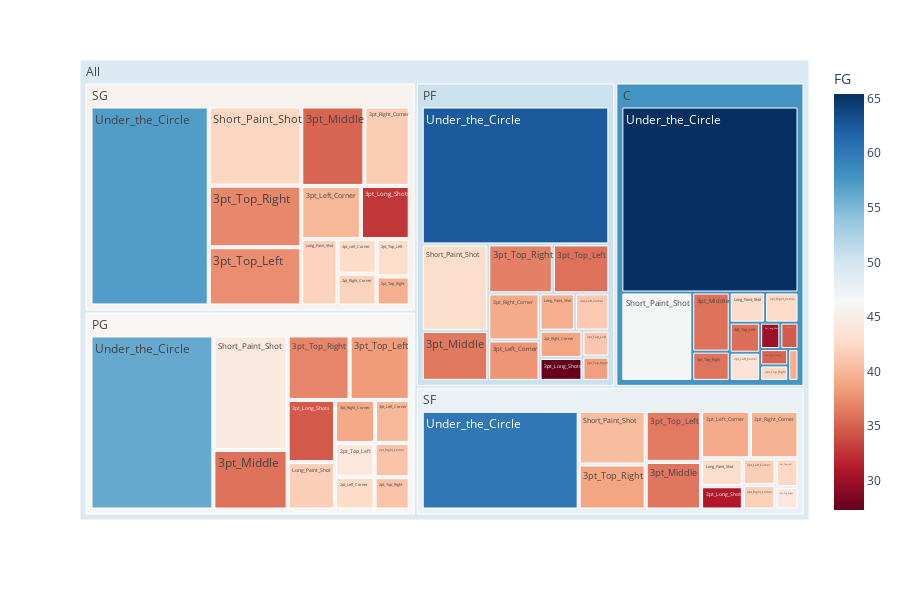

Write notebook code for a chart like this one.
### Code cell
# Tree map
df_for_tree = df_cleaned.pivot_table(
    values='result', 
    columns='result_str', 
    index=['Position', 'area_shot'], 
    aggfunc='count'
    ).reset_index()

df_for_tree['FG'] = round(
    100 * df_for_tree['made'] / (df_for_tree['missed'] + df_for_tree['made']), 
    2
    )

fig_treemap = px.treemap(data_frame=df_for_tree, 
           path=[px.Constant('All'), 'Position', 'area_shot'], 
           values='made', 
           color='FG', color_continuous_scale='RdBu', 
           width=900, height=600
           )

fig_treemap.data[0].hovertemplate = 'Label: %{label}<br>FG: %{color:.2f}<br>Nb Made: %{value}'
fig_treemap.show()

### Figure 1 — Plotly figure (JSON) as saved in the notebook; plotly's stock layout.template omitted (floating-point values rounded to 4 significant figures)
{"data": [{"branchvalues": "total", "customdata": [[43.67], [41.28], [42.65], [41.69], [42.79], [42.55], [38.8], [40.87], [41.85], [42.08], [39.39], [41.09], [44.12], [42.41], [42.94], [42.35], [38.39], [40.86], [44.35], [39.52], [34.68], [37.88], [39.99], [39.14], [40.06], [29.98], [27.3], [34.59], [31.03], [32.69], [35.87], [36.31], [35.88], [36.14], [35.19], [35.19], [39.14], [38.97], [39.75], [41.46], [35.77], [35.86], [38.23], [36.39], [37.42], [36.03], [36.67], [36.99], [38.82], [37.09], [42.87], [39.38], [41.65], [42.93], [41.95], [46.67], [42.98], [44.48], [40.36], [42.31], [65.43], [62.44], [56.12], [60.1], [57.06], [57.73], [50.56], [46.17], [47.73], [45.74], [49.31]], "domain": {"x": [0, 1], "y": [0, 1]}, "hovertemplate": "Label: %{label}<br>FG: %{color:.2f}<br>Nb Made: %{value}", "ids": ["All/C/2pt_Left_Corner", "All/PF/2pt_Left_Corner", "All/PG/2pt_Left_Corner", "All/SF/2pt_Left_Corner", "All/SG/2pt_Left_Corner", "All/C/2pt_Right_Corner", "All/PF/2pt_Right_Corner", "All/PG/2pt_Right_Corner", "All/SF/2pt_Right_Corner", "All/SG/2pt_Right_Corner", "All/C/2pt_Top_Left", "All/PF/2pt_Top_Left", "All/PG/2pt_Top_Left", "All/SF/2pt_Top_Left", "All/SG/2pt_Top_Left", "All/C/2pt_Top_Right", "All/PF/2pt_Top_Right", "All/PG/2pt_Top_Right", "All/SF/2pt_Top_Right", "All/SG/2pt_Top_Right", "All/C/3pt_Left_Corner", "All/PF/3pt_Left_Corner", "All/PG/3pt_Left_Corner", "All/SF/3pt_Left_Corner", "All/SG/3pt_Left_Corner", "All/C/3pt_Long_Shots", "All/PF/3pt_Long_Shots", "All/PG/3pt_Long_Shots", "All/SF/3pt_Long_Shots", "All/SG/3pt_Long_Shots", "All/C/3pt_Middle", "All/PF/3pt_Middle", "All/PG/3pt_Middle", "All/SF/3pt_Middle", "All/SG/3pt_Middle", "All/C/3pt_Right_Corner", "All/PF/3pt_Right_Corner", "All/PG/3pt_Right_Corner", "All/SF/3pt_Right_Corner", "All/SG/3pt_Right_Corner", "All/C/3pt_Top_Left", "All/PF/3pt_Top_Left", "All/PG/3pt_Top_Left", "All/SF/3pt_Top_Left", "All/SG/3pt_Top_Left", "All/C/3pt_Top_Right", "All/PF/3pt_Top_Right", "All/PG/3pt_Top_Right", "All/SF/3pt_Top_Right", "All/SG/3pt_Top_Right", "All/C/Long_Paint_Shot", "All/PF/Long_Paint_Shot", "All/PG/Long_Paint_Shot", "All/SF/Long_Paint_Shot", "All/SG/Long_Paint_Shot", "All/C/Short_Paint_Shot", "All/PF/Short_Paint_Shot", "All/PG/Short_Paint_Shot", "All/SF/Short_Paint_Shot", "All/SG/Short_Paint_Shot", "All/C/Under_the_Circle", "All/PF/Under_the_Circle", "All/PG/Under_the_Circle", "All/SF/Under_the_Circle", "All/SG/Under_the_Circle", "All/C", "All/PF", "All/PG", "All/SF", "All/SG", "All"], "labels": ["2pt_Left_Corner", "2pt_Left_Corner", "2pt_Left_Corner", "2pt_Left_Corner", "2pt_Left_Corner", "2pt_Right_Corner", "2pt_Right_Corner", "2pt_Right_Corner", "2pt_Right_Corner", "2pt_Right_Corner", "2pt_Top_Left", "2pt_Top_Left", "2pt_Top_Left", "2pt_Top_Left", "2pt_Top_Left", "2pt_Top_Right", "2pt_Top_Right", "2pt_Top_Right", "2pt_Top_Right", "2pt_Top_Right", "3pt_Left_Corner", "3pt_Left_Corner", "3pt_Left_Corner", "3pt_Left_Corner", "3pt_Left_Corner", "3pt_Long_Shots", "3pt_Long_Shots", "3pt_Long_Shots", "3pt_Long_Shots", "3pt_Long_Shots", "3pt_Middle", "3pt_Middle", "3pt_Middle", "3pt_Middle", "3pt_Middle", "3pt_Right_Corner", "3pt_Right_Corner", "3pt_Right_Corner", "3pt_Right_Corner", "3pt_Right_Corner", "3pt_Top_Left", "3pt_Top_Left", "3pt_Top_Left", "3pt_Top_Left", "3pt_Top_Left", "3pt_Top_Right", "3pt_Top_Right", "3pt_Top_Right", "3pt_Top_Right", "3pt_Top_Right", "Long_Paint_Shot", "Long_Paint_Shot", "Long_Paint_Shot", "Long_Paint_Shot", "Long_Paint_Shot", "Short_Paint_Shot", "Short_Paint_Shot", "Short_Paint_Shot", "Short_Paint_Shot", "Short_Paint_Shot", "Under_the_Circle", "Under_the_Circle", "Under_the_Circle", "Under_the_Circle", "Under_the_Circle", "C", "PF", "PG", "SF", "SG", "All"], "marker": {"coloraxis": "coloraxis", "colors": [43.67, 41.28, 42.65, 41.69, 42.79, 42.55, 38.8, 40.87, 41.85, 42.08, 39.39, 41.09, 44.12, 42.41, 42.94, 42.35, 38.39, 40.86, 44.35, 39.52, 34.68, 37.88, 39.99, 39.14, 40.06, 29.98, 27.3, 34.59, 31.03, 32.69, 35.87, 36.31, 35.88, 36.14, 35.19, 35.19, 39.14, 38.97, 39.75, 41.46, 35.77, 35.86, 38.23, 36.39, 37.42, 36.03, 36.67, 36.99, 38.82, 37.09, 42.87, 39.38, 41.65, 42.93, 41.95, 46.67, 42.98, 44.48, 40.36, 42.31, 65.43, 62.44, 56.12, 60.1, 57.06, 57.73, 50.56, 46.17, 47.73, 45.74, 49.31]}, "name": "", "parents": ["All/C", "All/PF", "All/PG", "All/SF", "All/SG", "All/C", "All/PF", "All/PG", "All/SF", "All/SG", "All/C", "All/PF", "All/PG", "All/SF", "All/SG", "All/C", "All/PF", "All/PG", "All/SF", "All/SG", "All/C", "All/PF", "All/PG", "All/SF", "All/SG", "All/C", "All/PF", "All/PG", "All/SF", "All/SG", "All/C", "All/PF", "All/PG", "All/SF", "All/SG", "All/C", "All/PF", "All/PG", "All/SF", "All/SG", "All/C", "All/PF", "All/PG", "All/SF", "All/SG", "All/C", "All/PF", "All/PG", "All/SF", "All/SG", "All/C", "All/PF", "All/PG", "All/SF", "All/SG", "All/C", "All/PF", "All/PG", "All/SF", "All/SG", "All/C", "All/PF", "All/PG", "All/SF", "All/SG", "All", "All", "All", "All", "All", ""], "type": "treemap", "values": [307, 457, 476, 356, 490, 360, 419, 443, 326, 449, 117, 249, 491, 268, 447, 155, 233, 418, 208, 347, 172, 739, 549, 944, 1142, 191, 350, 1084, 395, 934, 793, 1185, 1628, 1073, 1809, 164, 863, 631, 939, 1301, 328, 984, 1427, 1150, 1943, 392, 1128, 1468, 1227, 2056, 382, 473, 826, 474, 870, 2244, 2055, 3127, 1462, 2644, 11801, 9233, 7866, 6298, 8495, 17406, 18368, 20434, 15120, 22927, 94255]}], "layout": {"coloraxis": {"colorbar": {"title": {"text": "FG"}}, "colorscale": [[0, "rgb(103,0,31)"], [0.1, "rgb(178,24,43)"], [0.2, "rgb(214,96,77)"], [0.3, "rgb(244,165,130)"], [0.4, "rgb(253,219,199)"], [0.5, "rgb(247,247,247)"], [0.6, "rgb(209,229,240)"], [0.7, "rgb(146,197,222)"], [0.8, "rgb(67,147,195)"], [0.9, "rgb(33,102,172)"], [1, "rgb(5,48,97)"]]}, "height": 600, "legend": {"tracegroupgap": 0}, "margin": {"t": 60}, "width": 900}}
